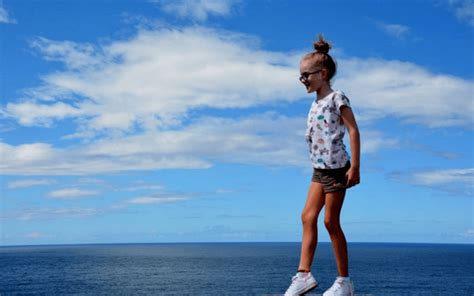
#> input picture Sem 7/machineVision/Practical 1/test1.jpg, 474 x 296 px
$ python ContourDetect.py
#> lines starting #> are read from the running program, lines starting #| are printed output that depends on the picture; after the words box and inside, x2 and y2 are one past the last pixel; in counts of white or black regions, pixels touching at a corner belong together
import cv2

# Let's load a simple image with 3 black squares
image = cv2.imread('../Practical 1/test1.jpg')
#> image is the input picture: shape (296, 474, 3); mean B, G, R 190, 146.1, 103
# cv2.waitKey(0)

# Grayscale
gray = cv2.cvtColor(image, cv2.COLOR_BGR2GRAY)
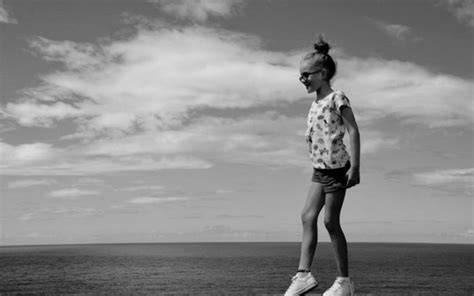
#> gray: shape (296, 474); min 0, max 246, mean 138.2

try:
    # Find Canny edges
    edged = cv2.Canny(gray, 30, 200)
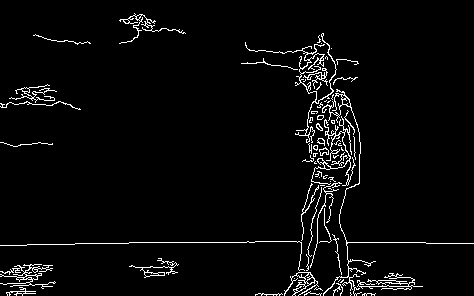
#> edged: shape (296, 474); 3.7% white in thin lines or dots
    # cv2.waitKey(0)

    # Finding Contours
    # Use a copy of the image e.g. edged.copy()
    # since findContours alters the image
    contours, hierarchy = cv2.findContours(edged,
                                           cv2.RETR_EXTERNAL, cv2.CHAIN_APPROX_NONE)
#> contours = 70 contours, 55 with area under 20; largest, box (x1, y1, x2, y2) and area: (322, 89, 474, 296) 306, (284, 272, 319, 296) 180, (311, 116, 356, 186) 148, (245, 33, 337, 143) 126, (0, 264, 56, 289) 124

    cv2.imshow('Canny Edges After Contouring', edged)
    # cv2.waitKey(0)

    print("Number of Contours found = " + str(len(contours)))
#| Number of Contours found = 70

    # Draw all contours
    # -1 signifies drawing all contours
    cv2.drawContours(image, contours, -1, (0, 255, 0), 3)
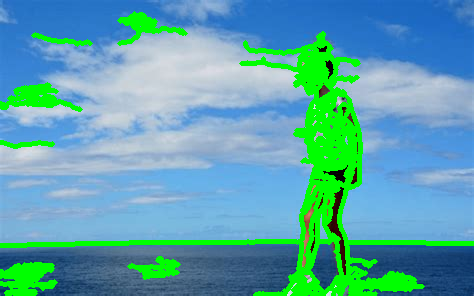
#> image: shape (296, 474, 3); 13.52% of pixels changed, all inside (x1, y1, x2, y2) = (0, 11, 474, 296)
except:
    print("Error")
cv2.imshow('Contours', image)
cv2.waitKey(0)
cv2.destroyAllWindows()
